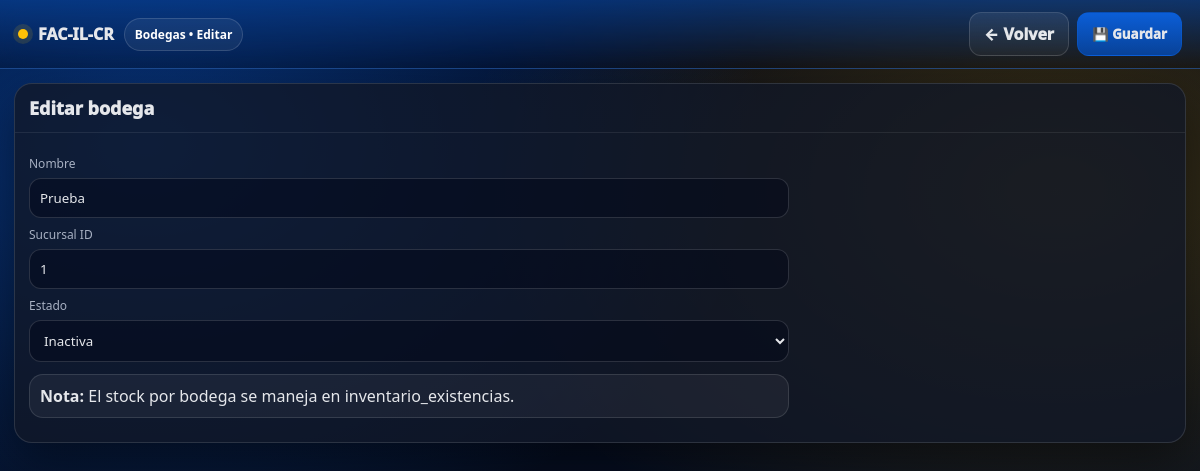
/bodegas_editar.php?id=3 (signed in), run on the app's committed database.
### tables this page shows
CREATE TABLE `bodegas` (
  `id` int(11) NOT NULL,
  `empresa_id` int(11) NOT NULL,
  `sucursal_id` int(11) DEFAULT NULL,
  `nombre` varchar(120) NOT NULL,
  `estado` tinyint(4) NOT NULL DEFAULT 1,
  `created_at` timestamp NOT NULL DEFAULT current_timestamp()
);

### bodegas_editar.php (the view, shortened to what this page needs)
<?php
session_start(); require_once "config/db.php";
$empresa_id=(int)$_SESSION['empresa_id'];
function h($s){ return htmlspecialchars((string)$s, ENT_QUOTES, 'UTF-8'); }
$id=(int)($_GET['id']??0);
$st=$pdo->prepare("SELECT * FROM bodegas WHERE id=? AND empresa_id=? LIMIT 1");
$st->execute([$id,$empresa_id]);
$r=$st->fetch(PDO::FETCH_ASSOC);
?>
<!doctype html>
<html lang="es"><head>
</head><body>
<div class="header">
  <div class="brand"><span class="dot"></span> FAC-IL-CR <span class="pill">Bodegas • Editar</span></div>
  <div class="actions">
    <a class="btn" href="bodegas.php">← Volver</a>
    <button class="btn primary" form="f" type="submit">💾 Guardar</button>
  </div>
</div>
<div class="wrap">
  <div class="card">
    <div class="hd"><div style="font-weight:1000;font-size:18px">Editar bodega</div></div>
    <div class="bd">
      <form id="f" method="post" style="max-width:760px">
        <div class="label">Nombre</div>
        <input class="input" name="nombre" value="<?=h($r['nombre'] ?? '')?>" required>
        <div class="label">Sucursal ID</div>
        <input class="input" name="sucursal_id" type="number" value="<?= (int)($r['sucursal_id'] ?? 1) ?>">
        <div class="label">Estado</div>
        <select class="input" name="estado">
          <option value="0" <?=(isset($r['estado']) && (int)$r['estado']===0)?'selected':''?>>Inactiva</option>
        </select>
        <div class="notice" style="margin-top:12px">
          <b>Nota:</b> El stock por bodega se maneja en <code>inventario_existencias</code>.
        </div>
      </form>
    </div>
  </div>
</div>
</body></html>

### bodegas_editar.php (style rules this page uses)
:root { --azul:#0b5ed7; --azul-metal:#084298; --amarillo:#ffc107; --amarillo-metal:#ffca2c; --fondo:#071225; --card:rgba(17,24,39,.78); --borde:rgba(255,255,255,.12); --txt:#e5e7eb; --muted:#a7b0c2; --ok:#22c55e; --bad:#ef4444; }
* { box-sizing:border-box;font-family:system-ui,-apple-system,Segoe UI,Roboto,Arial }
body { margin:0;color:var(--txt); background: radial-gradient(1000px 680px at 12% 18%, rgba(11,94,215,.52), transparent 62%), radial-gradient(1000px 680px at 88% 24%, rgba(255,193,7,.22), transparent 60%), linear-gradient(180deg,#020617,var(--fondo)); min-height:100vh; }
.header { display:flex;align-items:center;justify-content:space-between;gap:14px; padding:12px 18px;border-bottom:1px solid rgba(255,255,255,.08); background:linear-gradient(180deg, rgba(8,66,152,.65), rgba(2,6,23,.25)); position:sticky;top:0;backdrop-filter: blur(12px); z-index:60; }
.brand { display:flex;align-items:center;gap:10px;font-weight:1000 }
.dot { width:10px;height:10px;border-radius:50%;background:var(--amarillo);box-shadow:0 0 0 5px rgba(255,193,7,.12) }
.pill { padding:7px 10px;border-radius:999px;border:1px solid rgba(255,255,255,.14);background:rgba(255,255,255,.06);font-size:12px;font-weight:900;color:#fff }
.btn { display:inline-flex;align-items:center;justify-content:center;gap:8px; padding:10px 14px;border-radius:12px;border:1px solid rgba(255,255,255,.14); background:linear-gradient(180deg,rgba(255,255,255,.08),rgba(255,255,255,.04)); color:var(--txt);font-weight:1000;cursor:pointer;text-decoration:none; }
.btn.primary { background:linear-gradient(180deg,var(--azul),var(--azul-metal));border-color:rgba(11,94,215,.45) }
.wrap { max-width:1400px;margin:auto;padding:14px }
.card { background:var(--card);border:1px solid var(--borde);border-radius:18px;box-shadow:0 18px 50px rgba(0,0,0,.45);overflow:hidden }
.card .hd { padding:12px 14px;border-bottom:1px solid rgba(255,255,255,.08);display:flex;justify-content:space-between;gap:10px;align-items:center }
.card .bd { padding:14px }
.input, select { width:100%;padding:10px;border-radius:12px;border:1px solid rgba(255,255,255,.14); background:rgba(2,6,23,.45);color:var(--txt);outline:none; }
.label { font-size:12px;color:var(--muted);margin:8px 0 6px }
.notice { padding:10px;border-radius:14px;border:1px solid rgba(255,255,255,.12);background:rgba(255,255,255,.05);margin-bottom:10px }
.actions { display:flex;gap:8px;flex-wrap:wrap;justify-content:flex-end }

### data on the page
bodegas: nombre "Prueba", sucursal_id "1", estado "Inactiva"
